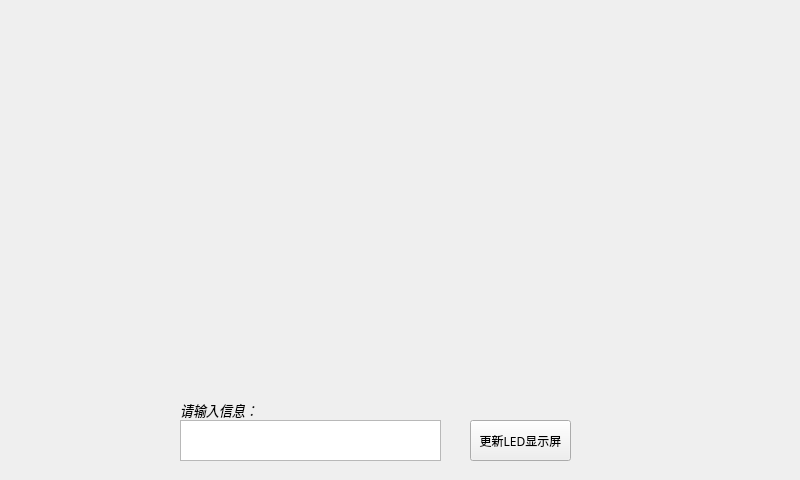
<?xml version="1.0" encoding="UTF-8"?>
<ui version="4.0">
 <class>Widget</class>
 <widget class="QWidget" name="Widget">
  <property name="geometry">
   <rect>
    <x>0</x>
    <y>0</y>
    <width>800</width>
    <height>480</height>
   </rect>
  </property>
  <property name="maximumSize">
   <size>
    <width>800</width>
    <height>480</height>
   </size>
  </property>
  <property name="cursor">
   <cursorShape>ArrowCursor</cursorShape>
  </property>
  <property name="mouseTracking">
   <bool>false</bool>
  </property>
  <property name="tabletTracking">
   <bool>false</bool>
  </property>
  <property name="windowTitle">
   <string>ClassroomLedScreen</string>
  </property>
  <property name="autoFillBackground">
   <bool>false</bool>
  </property>
  <widget class="QPushButton" name="pushButton">
   <property name="geometry">
    <rect>
     <x>470</x>
     <y>420</y>
     <width>101</width>
     <height>41</height>
    </rect>
   </property>
   <property name="font">
    <font>
     <family>微软雅黑</family>
    </font>
   </property>
   <property name="text">
    <string>更新LED显示屏</string>
   </property>
  </widget>
  <widget class="QTextEdit" name="textEdit">
   <property name="geometry">
    <rect>
     <x>180</x>
     <y>420</y>
     <width>261</width>
     <height>41</height>
    </rect>
   </property>
   <property name="font">
    <font>
     <family>微软雅黑</family>
    </font>
   </property>
  </widget>
  <widget class="QLabel" name="label">
   <property name="geometry">
    <rect>
     <x>180</x>
     <y>400</y>
     <width>81</width>
     <height>20</height>
    </rect>
   </property>
   <property name="font">
    <font>
     <family>微软雅黑</family>
     <pointsize>10</pointsize>
    </font>
   </property>
   <property name="text">
    <string>&lt;html&gt;&lt;head/&gt;&lt;body&gt;&lt;p&gt;&lt;span style=&quot; font-size:10pt; font-style:italic;&quot;&gt;请输入信息：&lt;/span&gt;&lt;/p&gt;&lt;/body&gt;&lt;/html&gt;</string>
   </property>
  </widget>
 </widget>
 <layoutdefault spacing="6" margin="11"/>
 <resources/>
 <connections/>
</ui>
